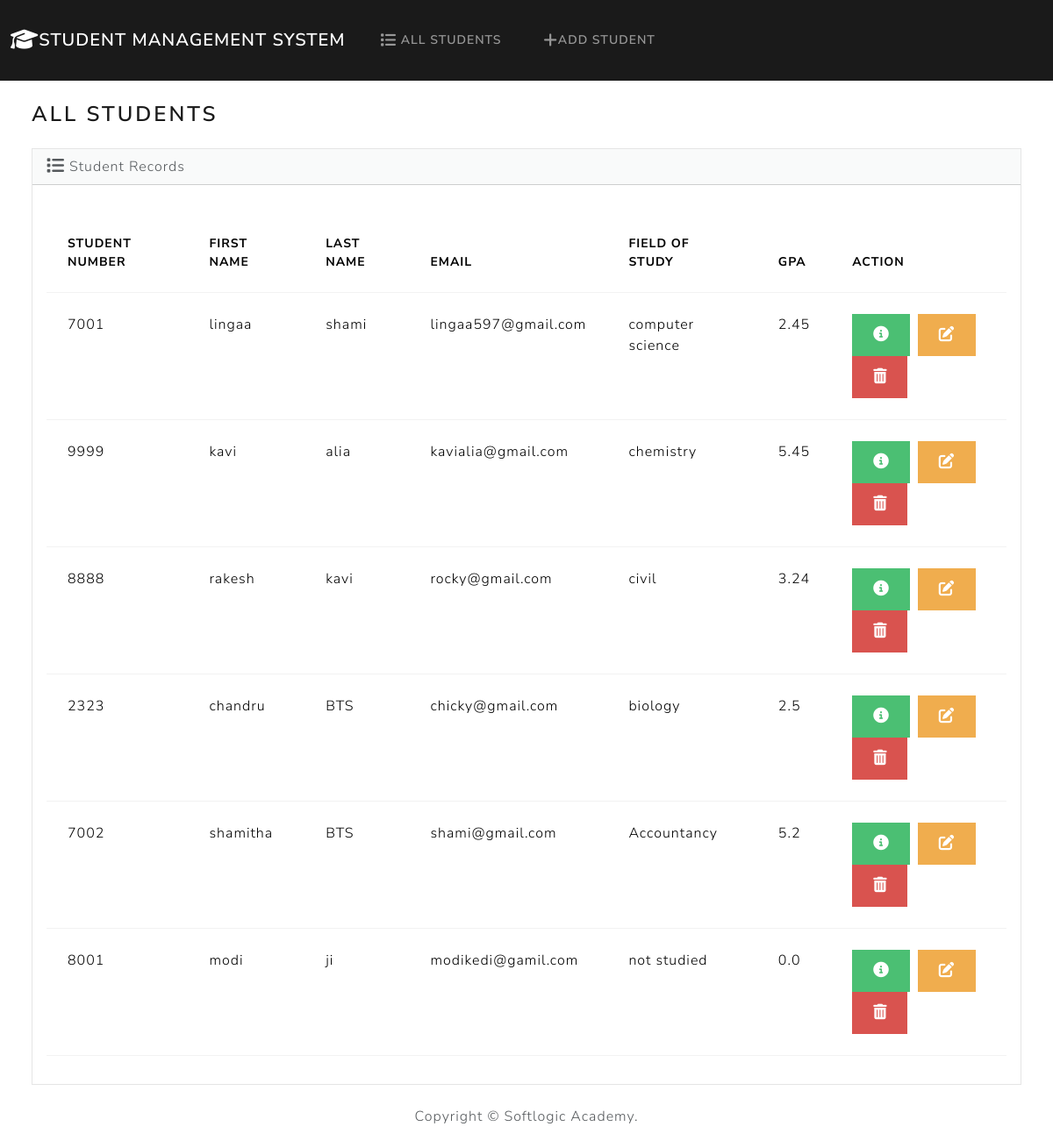
The page / on the database its author committed.
### students/models.py (models this page shows, shortened)
class Students(models.Model):
    student_number = models.PositiveIntegerField()
    first_name = models.CharField(max_length=50)
    last_name = models.CharField(max_length=50)
    email = models.EmailField(max_length=100)
    field_of_study = models.CharField(max_length=50)
    gpa = models.FloatField()

### students/views.py (the view)
# urls.py: path('',views.index, name='index'),
def index(request):
    return render(request,'students/index.html',{
        'students': Students.objects.all()
    })

### students/templates/students/index.html (shortened to what this page needs)
{% extends "students/base.html" %}
{% block body %}
<h3 class="m-4">All Students</h3>
<div class="row">
    <div class="col-12">
      {% if students %}
      <div class="card bg-light ms-4 me-4 mb-4">
        <div class="card-header">
          <i class="fa-solid fa-list fa-lg"></i> Student Records
        </div>
        <div class="card-body">
          <p class="card-text">
            <div class="table_responsive">
              <table class="table table-hover">
                <thead>
                  <tr>
                    <th scope="col">Student Number</th>
                    <th scope="col">First Name</th>
                    <th scope="col">Last Name</th>
                    <th scope="col">Email</th>
                    <th scope="col">Field Of Study</th>
                    <th scope="col">GPA</th>
                    <th scope="col">Action</th>
                  </tr>
                </thead>
                <tbody>
                 {% for student in students %}
                    <tr>
                      <td>{{ student.student_number }}</td>
                      <td>{{ student.first_name }}</td>
                      <td>{{ student.last_name }}</td>
                      <td>{{ student.email }}</td>
                      <td>{{ student.field_of_study }}</td>
                      <td>{{ student.gpa }}</td>
                      <td>
                        <button type="button" class="btn btn-success me-1" href="{% url 'view_student' student.id %}" data-bs-toggle="modal" data-bs-target="#myModal{{student.id}}">
                        </button>
                        <a class="btn btn-warning me-1" href="{% url 'edit' student.id %}">
                        </a>
                        <button type="button" class="btn btn-danger" data-bs-toggle="modal" data-bs-target="#delete{{student.id}}">
                        </button>
                      </td>
                    </tr>
                  {% endfor %}
                </tbody>
              </table>
            </div>
          </p>
        </div>
      </div>
      {% else %}
        <h5 class="alert alert-secondary ms-4 me-4">No Students Records</h5>
      {% endif %}
    </div>
</div>
{% endblock %}

### students/templates/students/base.html (shortened to what this page needs)
{% load static %}
<!DOCTYPE html>
<html lang="en">
    <head>
        <link rel="stylesheet" href="https://cdnjs.cloudflare.com/ajax/libs/font-awesome/6.5.2/css/all.min.css">
        <link href="{% static 'css/bootstrap.min.css' %}" rel="stylesheet">
        <body class="d-flex flex-column min-vh-100">
            <nav class="navbar navbar-expand-lg bg-primary" data-bs-theme="dark">
                <div class="container-fluid">
                  <a class="navbar-brand" href="{% url 'index' %}">
                    <i class="fa-solid fa-graduation-cap fa-lg"></i>Student Management System
                </a>
                  <div class="collapse navbar-collapse" id="navbarColor01">
                    <ul class="navbar-nav me-auto">
                      <li class="nav-item">
                        <a class="nav-link" href="{% url 'index' %}">
                             All Students
                        </a>
                      </li>
                      <li class="nav-item">
                        <a class="nav-link" href="{% url 'add' %}">
                            Add Student
                        </a>
                      </li>
                    </ul>
                  </div>
                </div>
              </nav>
              <div class="container-fluid">
               {% block body %}
               {% endblock %}
              </div>
              <footer class="mt-auto mb-4">
                <div class="text-center">
                    <span>
                        Copyright &copy;<script>document.write(new date().getFullYear())</script> Softlogic Academy.
                    </span>
                </div>
              </footer>
        </body>
    </head>
</html>

### rows shown on the page
Students: student_number "7001", first_name "lingaa", last_name "shami", email "lingaa597@gmail.com", field_of_study "computer science", gpa "2.45"
Students: student_number "9999", first_name "kavi", last_name "alia", email "kavialia@gmail.com", field_of_study "chemistry", gpa "5.45"
Students: student_number "8888", first_name "rakesh", last_name "kavi", email "rocky@gmail.com", field_of_study "civil", gpa "3.24"
Students: student_number "2323", first_name "chandru", last_name "BTS", email "chicky@gmail.com", field_of_study "biology", gpa "2.5"
Students: student_number "7002", first_name "shamitha", last_name "BTS", email "shami@gmail.com", field_of_study "Accountancy", gpa "5.2"
Students: student_number "8001", first_name "modi", last_name "ji", email "modikedi@gamil.com", field_of_study "not studied", gpa "0.0"
